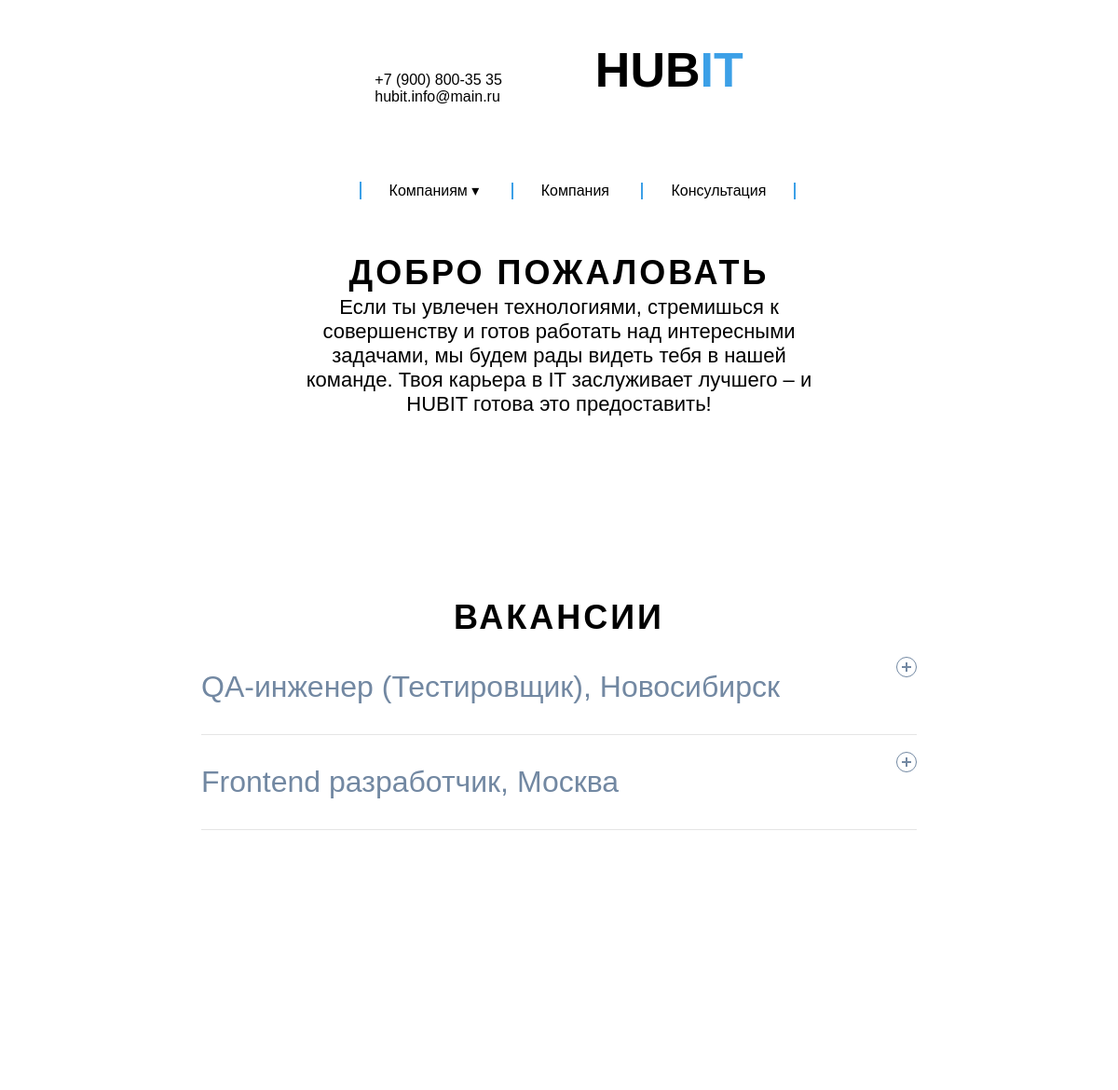
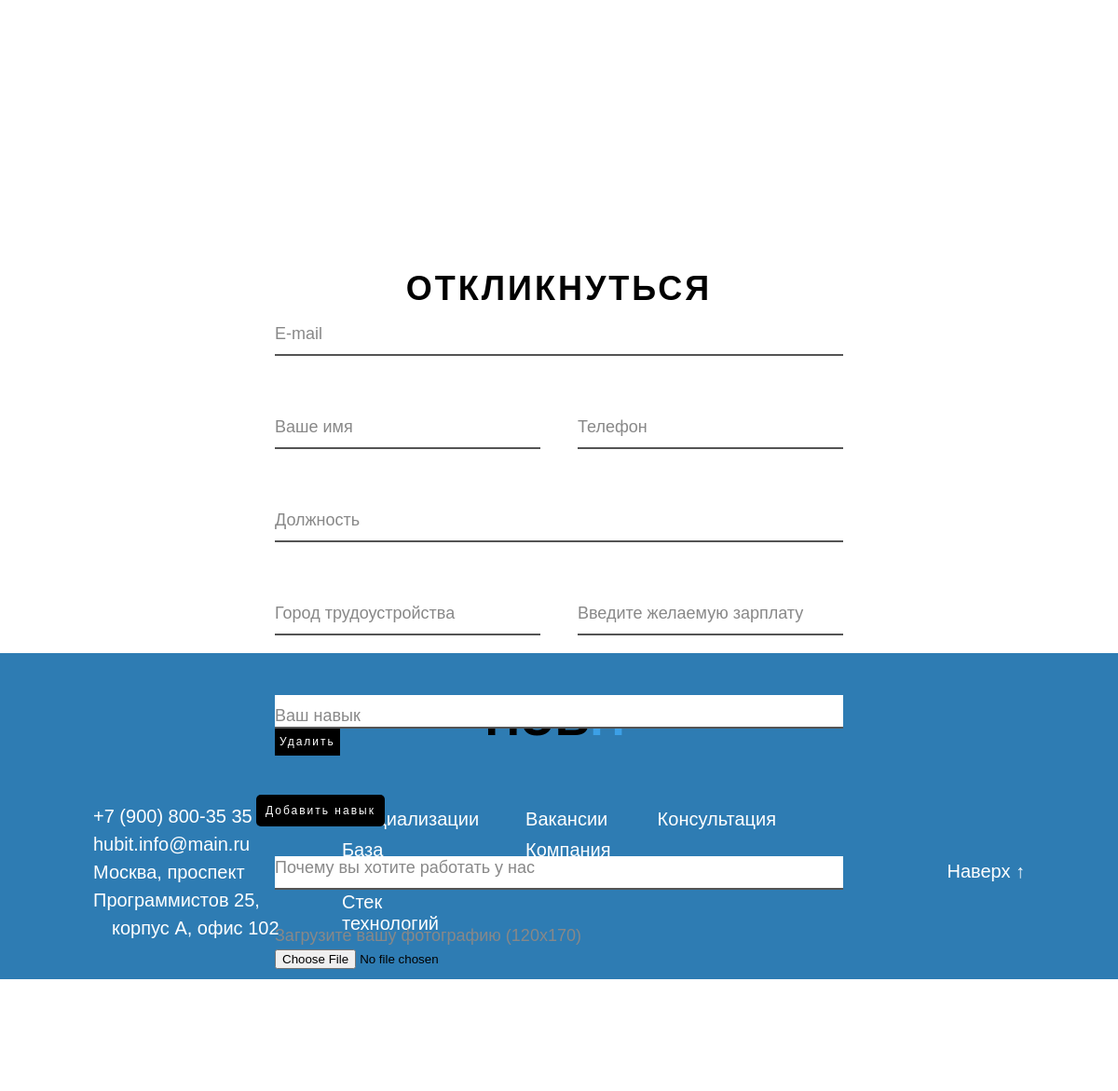
Screenshot of /vacancy.php with the database file from the repository (2 pictures, top to bottom).
### tables this page shows
CREATE TABLE `Vacancies` (
  `id` int NOT NULL,
  `title` varchar(100) NOT NULL,
  `location` varchar(100) NOT NULL,
  `offer` text NOT NULL,
  `requirements` text NOT NULL,
  `conditions` text NOT NULL
);

### vacancy.php (the view, shortened to what this page needs)
<!DOCTYPE html>
<html lang="ru">
<head>
    <link rel="stylesheet" href="assets/css/style.css">
    <link rel="stylesheet" href="https://cdn.jsdelivr.net/npm/material-design-lite/material.min.css">
</head>
<body>
    <header id="header">
        <div class="header-conteiner">
            <div class="container-logo">
                <div>
                    <a href="tel:+79008003535">+7 (900) 800-35 35</a>
                    <br>
                    hubit.info@main.ru
                </div>
                <div class="header-logo">
                    <strong>HUB</strong><strong style="color: #3CA0E7;">IT</strong>
                </div>
            </div>
            <nav role="navigation" class="primary-navigation">
                <ul>
                    <li><a href="index.php">Компаниям &dtrif;</a>
                    </li>
                    <li><a href="index.php#about-company">Компания</a></li>
                    <li style="border-right: 2px solid #3ca0e7;"><a href="index.php#form-cons">Консультация</a></li>
                </ul>
            </nav>
        </div>
    </header>
    <main>
        <div class="main-container">
            <div class="vacancy-container">
                <div class="vacancy-description">
                    <h1 class="title">Добро пожаловать</h1>
                    <div>
                        Если ты увлечен технологиями, стремишься к совершенству и готов работать над интересными
                        задачами,
                        мы будем рады видеть тебя в нашей команде. Твоя карьера в IT заслуживает лучшего – и HUBIT
                        готова это предоставить!
                    </div>
                </div>
            </div>
            <div class="main-faq">
                <div class="container-faq">
                    <h1 class="title">Вакансии</h1>
                    <div class="accordion">
                        <?php
                        require_once 'back/connect.php';
                        if (!function_exists('formatToListItems')) {
                            function formatToListItems($text) {
                                $items = explode("\n", $text);
                                $listItems = "";
                                foreach ($items as $item) {
                                    $listItems .= "<li>" . htmlspecialchars($item) . "</li>";
                                }
                                return $listItems;
                            }
                        }
                        $query = "SELECT * FROM Vacancies";
                        $result = mysqli_query($connect, $query);
                        if ($result) {
                            $counter = 1;
                            while ($row = mysqli_fetch_assoc($result)) {
                                $title = htmlspecialchars($row['title']);
                                $offer = formatToListItems($row['offer']);
                                $requirements = formatToListItems($row['requirements']);
                                $conditions = formatToListItems($row['conditions']);
                                echo "
                                <div class='accordion-item'>
                                    <button style='font-size: 2rem;' id='accordion-button-$counter' aria-expanded='false'>
                                        <span class='accordion-title'>$title</span><span class='icon' aria-hidden='true'></span>
                                    </button>
                                    <div class='accordion-content'>
                                        <p style='font-size: 18px;'>Что мы тебе предлагаем?</p>
                                        <ul class='list-style-one mdl-tabs__panel-text'>$offer</ul>
                                        <p style='font-size: 18px;'>Требования:</p>
                                        <ul class='list-style-one mdl-tabs__panel-text'>$requirements</ul>
                                        <p style='font-size: 18px;'>Условия:</p>
                                        <ul class='list-style-one mdl-tabs__panel-text'>$conditions</ul>
                                    </div>
                                </div>";
                                $counter++;
                            }
                        } else {
                            echo "<p>Ошибка загрузки вакансий: " . mysqli_error($connect) . "</p>";
                        }
                        ?>
                    </div>
                </div>
            </div>
            <div class="vacancy-form">
                <section class="formCons-in-touch">
                    <h1 class="title">Откликнуться</h1>
                    <form class="contact-form row" action="back/crud/createContact.php" method="POST" enctype="multipart/form-data">
                        <div class="form-field col x-100">
                            <input id="email" name="email" class="input-text js-input" type="email" required>
                            <label class="label" for="email">E-mail</label>
                        </div>
                        <div class="form-field col x-50">
                            <input id="name" name="name" class="input-text js-input" type="text" required>
                            <label class="label" for="name">Ваше имя</label>
                        </div>
                        <div class="form-field col x-50">
                            <input id="phone" name="phone" class="input-text js-input" type="text" required>
                            <label class="label" for="phone">Телефон</label>
                        </div>
                        <div class="form-field col x-100">
                            <input id="position" name="position" class="input-text js-input" type="text" required>
                            <label class="label" for="position">Должность</label>
                        </div>
                        <div class="form-field col x-50">
                            <input id="city" name="city" class="input-text js-input" type="text" required>
                            <label class="label" for="city">Город трудоустройства</label>
                        </div>
                        <div class="form-field col x-50">
                            <input id="salary" name="salary" class="input-text js-input" type="text" required>
                            <label class="label" for="salary">Введите желаемую зарплату</label>
                        </div>
                        <div id="skills-container">
                            <div class="form-field col x-100 skill-entry">
                                <input name="skills[]" class="input-text js-input" type="text" required>
                                <label style="bottom: 30px;" class="label">Ваш навык</label>
                                <button style="text-transform: none; font-size: 12px; padding: 2.5px 5px;" class="remove-skill-btn submit-btn" onclick="removeSkill(this)">Удалить</button>
                            </div>
                        </div>
                        <div>
                            <button style="text-transform: none; font-size: 12px; padding: 5px 10px;" id="add-skill" class="add-skill-btn submit-btn">Добавить навык</button>
                        </div>
                        <div class="form-field col x-100">
                            <input id="reason" name="reason" class="input-text js-input" type="text" required>
                            <label class="label" for="reason">Почему вы хотите работать у нас</label>
                        </div>
                        <div class="form-field col x-100">
                            <input id="photo" name="photo" class="input-file js-input" type="file" accept="image/*" required>
                            <label style="line-height: 50px;" class="label" for="photo">Загрузите вашу фотографию (120x170)</label>
                        </div>
                        <div class="form-field col x-100 align-center">
                            <input class="submit-btn" type="submit" value="Отправить">
                        </div>
                    </form>
                </section>
            </div>
        </div>
    </main>
    <footer>
        <div class="header-logo">
            <strong>HUB</strong><strong style="color: #3CA0E7;">IT</strong>
        </div>
        <div class="footer-container">
            <div class="footer-contact">
                <a href="tel:+79008003535">+7 (900) 800-35 35</a><br>
                hubit.info@main.ru <br>
                Москва, проспект Программистов 25, <br> <span style="padding-left: 20px;">корпус А, офис 102</span>
            </div>
            <div class="footer-links">
                <div>
                    <a href="index.php#specialization">Специализации</a>
                    <a href="db-spec.php">База специалистов</a>
                    <a href="index.php#stack">Стек технологий</a>
                </div>
                <div>
                    <a href="vacancy.php">Вакансии</a>
                    <a href="index.php#about-company">Компания</a>
                </div>
                <div>
                    <a href="index.php#form-cons">Консультация</a>
                </div>
            </div>
            <a class="footer-up" href="#header">Наверх <span>↑</span></a>
        </div>
    </footer>
</body>
</html>

### assets/css/style.css (style rules this page uses)
section { padding: 60px 0; }
.container-faq { margin: 0 auto; display: flex; justify-content: center; align-items: center; flex-direction: column; padding-bottom: 30px; width: 48rem; }
.align-center { text-align: center; }
.add-skill-btn { display: inline-block; margin-top: 10px; padding: 10px 20px; background-color: #3CA0E7; color: #fff; border: none; border-radius: 5px; cursor: pointer; }

### assets/css/root/root.css (style rules this page uses)
body, html { overflow-x: hidden; width: 100vw; position: relative; }
* { margin: 0; box-sizing: border-box; font-family: 'Montserrat', sans-serif !important; }
a { text-decoration: none; }

### assets/css/root/header.css (style rules this page uses)
.header-conteiner { display: flex; flex-direction: column; justify-content: space-between; align-items: center; padding: 25px 0; }
.container-logo { display: flex; flex-direction: row; align-items: center; gap: 100px; }
.container-logo:nth-child(1) { font-size: 16px; }
.header-logo { font-size: 52px; }

### assets/css/root/main.css (style rules this page uses)
main { display: flex; justify-content: center; }
.main-container { display: flex; flex-direction: column; align-items: center; justify-content: center; flex-wrap: wrap; }

### assets/css/root/footer.css (style rules this page uses)
footer { background: #2e7cb3; display: flex; flex-direction: column; align-items: center; padding: 20px 0; }
.header-logo { text-align: center; margin-bottom: 60px; padding-top: 20px; }
.footer-container { display: flex; width: 100%; font-size: 20px; justify-content: space-between; align-items: center; color: white; padding: 0 100px; padding-bottom: 20px; }
.footer-container a { color: white !important; }
.footer-contact { flex: 1; text-align: left; line-height: 30px; }
.footer-links { flex: 1; display: flex; justify-content: center; gap: 50px; }
.footer-links div { display: flex; gap: 10px; flex-direction: column; align-items: start; }
.footer-up { flex: 1; text-align: right; }

### rows the page displays
vacancies: title "QA-инженер (Тестировщик), Новосибирск"
vacancies: title "Frontend разработчик, Москва"
